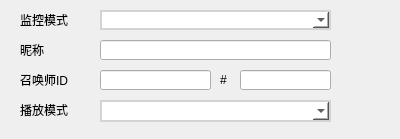
<?xml version="1.0" encoding="UTF-8"?>
<ui version="4.0">
 <class>settings</class>
 <widget class="QDialog" name="settings">
  <property name="geometry">
   <rect>
    <x>0</x>
    <y>0</y>
    <width>400</width>
    <height>139</height>
   </rect>
  </property>
  <property name="windowTitle">
   <string>设置</string>
  </property>
  <property name="styleSheet">
   <string notr="true">QComboBox
{
	border: 2px solid lightgray;
	background-color: white;
}</string>
  </property>
  <widget class="QComboBox" name="item_InspecMode">
   <property name="geometry">
    <rect>
     <x>100</x>
     <y>10</y>
     <width>231</width>
     <height>20</height>
    </rect>
   </property>
   <property name="styleSheet">
    <string notr="true"/>
   </property>
   <property name="editable">
    <bool>false</bool>
   </property>
  </widget>
  <widget class="QLabel" name="label">
   <property name="geometry">
    <rect>
     <x>20</x>
     <y>10</y>
     <width>71</width>
     <height>20</height>
    </rect>
   </property>
   <property name="text">
    <string>监控模式</string>
   </property>
  </widget>
  <widget class="QLabel" name="label_2">
   <property name="geometry">
    <rect>
     <x>20</x>
     <y>40</y>
     <width>71</width>
     <height>20</height>
    </rect>
   </property>
   <property name="text">
    <string>昵称</string>
   </property>
  </widget>
  <widget class="QLabel" name="label_3">
   <property name="geometry">
    <rect>
     <x>20</x>
     <y>70</y>
     <width>71</width>
     <height>20</height>
    </rect>
   </property>
   <property name="text">
    <string>召唤师ID</string>
   </property>
  </widget>
  <widget class="QLineEdit" name="item_PlayerName">
   <property name="geometry">
    <rect>
     <x>100</x>
     <y>40</y>
     <width>231</width>
     <height>20</height>
    </rect>
   </property>
  </widget>
  <widget class="QLineEdit" name="item_SumId">
   <property name="geometry">
    <rect>
     <x>100</x>
     <y>70</y>
     <width>111</width>
     <height>20</height>
    </rect>
   </property>
  </widget>
  <widget class="QLineEdit" name="item_SumTag">
   <property name="geometry">
    <rect>
     <x>240</x>
     <y>70</y>
     <width>91</width>
     <height>20</height>
    </rect>
   </property>
  </widget>
  <widget class="QLabel" name="label_4">
   <property name="geometry">
    <rect>
     <x>220</x>
     <y>70</y>
     <width>16</width>
     <height>20</height>
    </rect>
   </property>
   <property name="text">
    <string>#</string>
   </property>
  </widget>
  <widget class="QComboBox" name="item_PlayMode">
   <property name="geometry">
    <rect>
     <x>100</x>
     <y>100</y>
     <width>231</width>
     <height>22</height>
    </rect>
   </property>
   <property name="styleSheet">
    <string notr="true"/>
   </property>
  </widget>
  <widget class="QLabel" name="label_5">
   <property name="geometry">
    <rect>
     <x>20</x>
     <y>100</y>
     <width>71</width>
     <height>20</height>
    </rect>
   </property>
   <property name="text">
    <string>播放模式</string>
   </property>
  </widget>
 </widget>
 <resources/>
 <connections/>
</ui>
